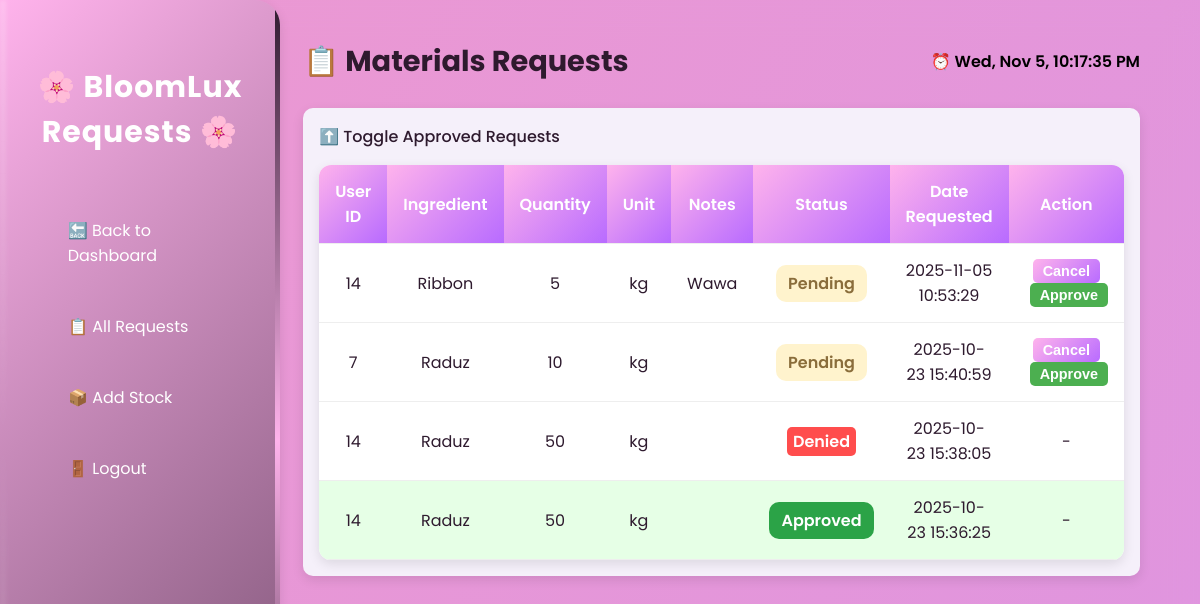
Page /my_requests.php (signed in) on the committed database.
### tables this page shows
CREATE TABLE `requests` (
  `id` int(11) NOT NULL,
  `ingredient_id` int(11) NOT NULL,
  `user_id` int(11) NOT NULL,
  `ingredient_name` varchar(100) NOT NULL,
  `quantity` int(11) NOT NULL,
  `notes` text DEFAULT NULL,
  `unit` varchar(50) DEFAULT NULL,
  `status` enum('pending','approved','completed','denied') NOT NULL DEFAULT 'pending',
  `requested_at` timestamp NOT NULL DEFAULT current_timestamp()
);

### my_requests.php (the view, shortened to what this page needs)
<?php
include 'backend/init.php';
$sql = "SELECT id, user_id, ingredient_name, quantity, notes, unit, status, requested_at
        FROM requests
        ORDER BY requested_at DESC";
$stmt = $conn->prepare($sql);
$stmt->execute();
$result = $stmt->get_result();
?>
<!DOCTYPE html>
<html lang="en">
<head>
  <link rel="stylesheet" href="css/my_request.css">
  <link rel="stylesheet" href="css/my_request_form.css">
</head>
<body>
  <div class="sidebar">
    <h2>🌸 BloomLux Requests 🌸</h2>
    <a href="admin_dashboard.php">🔙 Back to Dashboard </a>
    <a href="my_requests.php">📋 All Requests</a>
    <a href="backend/add_stock.php">📦 Add Stock</a>
    <a href="logout.php">🚪 Logout</a>
  </div>
  <div class="main">
    <div class="top-bar">
      <div class="title">📋 Materials Requests</div>
      <div id="live-time">⏰ Loading...</div>
    </div>
    <div class="card">
      <div class="toggle-approved" onclick="toggleApproved()">⬆️ Toggle Approved Requests</div>
      <?php if ($result->num_rows > 0): ?>
        <table id="requestsTable">
          <tr>
            <th>User ID</th>
            <th>Ingredient</th>
            <th>Quantity</th>
            <th>Unit</th>
            <th>Notes</th>
            <th>Status</th>
            <th>Date Requested</th>
            <th>Action</th>
          </tr>
          <?php foreach ($result as $row):
            $status = strtolower($row['status']);
            $status_class = '';
            $status_label = '';
            if ($status == 'pending') {
              $status_label = 'Pending';
              $status_class = 'pending';
            } elseif ($status == 'approved') {
              $status_label = 'Approved';
              $status_class = 'approved';
            } elseif ($status == 'cancelled') {
              $status_label = 'Cancelled';
              $status_class = 'cancelled';
            } elseif ($status == 'denied') {
              $status_label = 'Denied';
              $status_class = 'denied';
            } else {
              $status_label = ucfirst($status);
              $status_class = $status;
            }
          ?>
            <tr class="<?= $status == 'approved' ? 'approved-row' : '' ?>">
              <td><?= htmlspecialchars($row['user_id']); ?></td>
              <td><?= htmlspecialchars($row['ingredient_name']); ?></td>
              <td><?= htmlspecialchars($row['quantity']); ?></td>
              <td><?= htmlspecialchars($row['unit']); ?></td>
              <td><?= htmlspecialchars($row['notes']); ?></td>
              <td><span class="status <?= $status_class; ?>"><?= $status_label; ?></span></td>
              <td><?= htmlspecialchars($row['requested_at']); ?></td>
              <td>
                <?php if ($status == 'pending'): ?>
                  <button class="btn-cancel" data-id="<?= $row['id']; ?>">Cancel</button>
                  <button class="btn-approve" data-id="<?= $row['id']; ?>">Approve</button>
                <?php else: ?>
                  -
                <?php endif; ?>
              </td>
            </tr>
          <?php endforeach; ?>
        </table>
      <?php else: ?>
        <p class="empty">No requests have been made yet.</p>
      <?php endif; ?>
    </div>
  </div>
</body>
</html>

### css/my_request.css (style rules this page uses)
:root { --bg: #ffb3ecff; --card: #f5f0fa; --primary: #2e1a2eff; --accent: #b86bff; --white: #ffffff; --text: #000; --shadow: 0 4px 12px rgba(0, 0, 0, 0.1); }
body { font-family: 'Poppins', sans-serif; background: var(--bg); margin: 0; padding: 0; color: var(--primary); display: flex; min-height: 100vh; overflow-x: hidden; }
body::before { content: ""; position: fixed; inset: 0; background: url('https://thumbs.dreamstime.com/b/beautiful-colorful-meadow-wild-flowers-floral-background-landscape-purple-pink-sunset-blurred-soft-pastel-magical-332027305.jpg') no-repeat center/cover; z-index: -2; }
body::after { content: ""; position: fixed; inset: 0; background: linear-gradient(120deg, rgba(214,122,177,0.45), rgba(184,112,209,0.45)); backdrop-filter: blur(15px); z-index: -1; }
.sidebar { width: 240px; background: linear-gradient(180deg, #b86bff, #ffb3ec); color: #fff; height: 100vh; position: fixed; display: flex; flex-direction: column; padding: 40px 20px; box-shadow: var(--shadow); border-top-right-radius: 25px; border-bottom-right-radius: 25px; overflow: hidden; animation: sidebarSlideIn 0.7s ease-out forwards; }
.sidebar h2 { text-align: center; font-weight: 700; font-size: 30px; margin-bottom: 40px; letter-spacing: 1px; opacity: 0; animation: fadeIn 1s 0.3s forwards; }
.sidebar a { display: block; color: #fff; padding: 15px 18px; margin: 8px 0; text-decoration: none; border-radius: 50px; transition: all 0.4s ease; position: relative; opacity: 0; transform: translateX(-15px); animation: slideInLink 0.6s ease forwards; }
.sidebar a:nth-child(2) { animation-delay: 0.3s; }
.sidebar a:nth-child(3) { animation-delay: 0.4s; }
.sidebar a:nth-child(4) { animation-delay: 0.5s; }
.sidebar a:nth-child(5) { animation-delay: 0.6s; }
.sidebar { background: linear-gradient(135deg, #ffb3ecff, #2e1a2eff, #ffb3ecff); background-size: 300% 300%; animation: gradientShift 8s ease infinite, sidebarSlideIn 0.7s ease-out, breatheGlow 3.2s ease-in-out infinite; transform-origin: left center; transition: transform 0.25s ease; }
.sidebar::before { content: ""; position: absolute; top: 0; left: 0; width: 6px; height: 100%; background: linear-gradient(180deg, rgba(255,255,255,0.6), transparent, rgba(255,255,255,0.6)); filter: blur(2px); opacity: 0.35; animation: shimmerMove 2.8s linear infinite; }
.sidebar a { display: flex; align-items: center; gap: 10px; }
.sidebar a::before { content: ""; display: inline-block; width: 20px; height: 20px; background-size: cover; filter: drop-shadow(0 2px 4px rgba(0,0,0,0.2)); }
.sidebar::after { content: ''; position: absolute; right: 0; top: 0; width: 5px; height: 100%; background: linear-gradient(180deg,#2e1a2eff, #ffb3ecff, #2e1a2eff); animation: glowBorder 2.5s ease-in-out infinite alternate; border-radius: 5px; }
.main { margin-left: 140px; padding: 40px 60px; width: calc(100% - 270px); animation: fadeIn 0.6s ease-in-out; }
.top-bar { display: flex; justify-content: space-between; align-items: center; margin-bottom: 25px; }
.title { font-size: 1.8rem; font-weight: 700; color: var(--primary); }
#live-time { color: var(--text); font-weight: 600; }
.card { background: rgba(255, 255, 255, 0.75); backdrop-filter: blur(12px); padding: 25px 30px; border-radius: 20px; box-shadow: 0 6px 16px rgba(0, 0, 0, 0.15); animation: fadeIn 0.6s ease; }
.toggle-approved { cursor: pointer; color: #a63d7c; font-weight: 600; margin-bottom: 12px; transition: 0.3s; }
table { width: 100%; border-collapse: collapse; background: var(--white); border-radius: 12px; overflow: hidden; box-shadow: 0 4px 12px rgba(0, 0, 0, 0.1); }
th, td { padding: 14px 16px; text-align: center; border-bottom: 1px solid #eee; }
th { background: linear-gradient(135deg, #ffb3ec, #b86bff); color: var(--white); font-weight: 600; }
.status { padding: 6px 12px; border-radius: 10px; font-weight: 600; display: inline-block; }
.pending { background: #fff3cd; color: #8a6d3b; }
.approved { background: #2ba347; color: #ffffff; }
.denied { background: #f8d7da; color: #a3232f; }
.btn-cancel, .btn-approve { border: none; border-radius: 10px; padding: 8px 12px; font-weight: 600; cursor: pointer; transition: 0.25s; }
.btn-cancel { background: linear-gradient(135deg, #ffb3ec, #b86bff); color: #fff; }
.btn-approve { background: #4CAF50; color: #fff; margin-left: 6px; }
#requestsTable { table-layout: auto; }

### rows in the picture
requests: user "14", ingredient_name "Ribbon", quantity "5", unit "kg", notes "Wawa", status "Pending", requested_at "2025-11-05 10:53:29"
requests: user "7", ingredient_name "Raduz", quantity "10", unit "kg", status "Pending", requested_at "2025-10-23 15:40:59"
requests: user "14", ingredient_name "Raduz", quantity "50", unit "kg", status "Denied", requested_at "2025-10-23 15:38:05"
requests: user "14", ingredient_name "Raduz", quantity "50", unit "kg", status "Approved", requested_at "2025-10-23 15:36:25"
